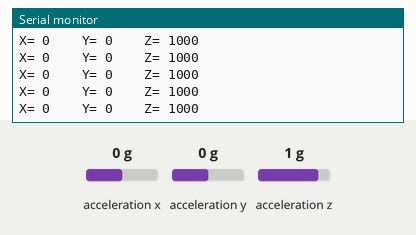
Recording of a sketch running on a simulated Arduino Uno, built with avr-gcc and run on an emulated ATmega328P. Parts: the last lines printed to the serial monitor. Wiring (inferred from the names in the program): ADXL345 accelerometer at I2C address 0x53. The inputs (shaded band) are chosen by the test bench; at power-on: acceleration y 0 g, acceleration z 1 g, acceleration x 0 g.

Above: at 4.2 s.
4.3 s: acceleration y set to -1.4 g
At 5.2 s:
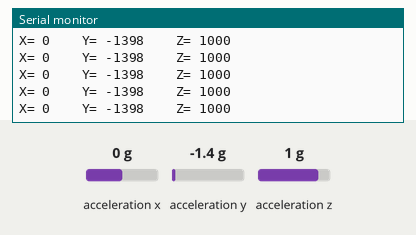
7.3 s: acceleration z set to 0.8 g
At 8.3 s:
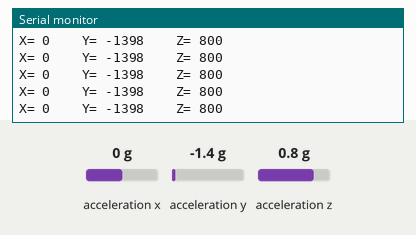

The sketch:

adxl345_i2c.ino
```cpp
#include "adxl345.h"

adxl345 ad;
int readings[3] = {0, 0, 0};

void setup() {
  // put your setup code here, to run once:
  Serial.begin(9600);
  Serial.println("Start : \n");

  ad.init();
}

void loop() {
  // put your main code here, to run repeatedly:
  //delay(50);

  //13-bit, sign extended values.
  ad.getOutput(readings);

  // mg value
  int x,y,z;
  float rate = 32000.0 / 8192.0;    // 2^13 = 8192, +-16g => 32g => 32000mg
  x = readings[0] * rate;
  y = readings[1] * rate;
  z = readings[2] * rate;

  Serial.print("X= ");
  Serial.print(x);
  Serial.print("    Y= ");
  Serial.print(y);
  Serial.print("    Z= ");
  Serial.println(z);
}
```

adxl345.cpp
```cpp
#include "Arduino.h"

#include "adxl345_const.h"
#include "adxl345.h"
#include <Wire.h>

void adxl345::close(void)
{
  Wire.end();
}

void adxl345::init(void)
{
  Wire.begin();       // can't change transfer rate dynamatically, must change wire.h

  setPowerControl(0x00);     //standby mode
  setDataFormatControl(0x0B);//Full resolution, +/-16g, 4mg/LSB.
  setDataRate(ADXL345_400HZ);
  setPowerControl(0x08);     //measurement mode
}

void adxl345::setPowerControl(byte settings)
{
  oneByteWrite(ADXL345_POWER_CTL_REG, settings);
}

void adxl345::setDataFormatControl(byte settings)
{
  oneByteWrite(ADXL345_DATA_FORMAT_REG, settings);
}

void adxl345::setDataRate(byte rate)
{
  //Get the current register contents, so we don't clobber the power bit.
  byte registerContents = oneByteRead(ADXL345_BW_RATE_REG);

  registerContents &= 0x10;
  registerContents |= rate;

  oneByteWrite(ADXL345_BW_RATE_REG, registerContents);
}

void adxl345::getOutput(int* readings)
{
    byte buffer[6];

    multiByteRead(ADXL345_DATAX0_REG, buffer, 6);

    readings[0] = (int)buffer[1] << 8 | (int)buffer[0];
    readings[1] = (int)buffer[3] << 8 | (int)buffer[2];
    readings[2] = (int)buffer[5] << 8 | (int)buffer[4];
}

void adxl345::oneByteWrite(byte address, byte data)
{
    Wire.beginTransmission(I2C_Address);
    Wire.write(address);
    Wire.write(data);
    Wire.endTransmission();
}

int adxl345::oneByteRead(byte address)
{
    Wire.beginTransmission(I2C_Address);
    Wire.write(address);
    Wire.endTransmission();

    Wire.requestFrom(I2C_Address,1);

    if(Wire.available()<=1){
        return Wire.read();
    }
}

void adxl345::multiByteRead(byte startAddress, byte* buffer, int size)
{
    Wire.beginTransmission(I2C_Address);
    Wire.write(startAddress);
    Wire.endTransmission();

    Wire.requestFrom(I2C_Address,size);
    int remaining = size;
    byte* next = buffer;
    while (Wire.available() && remaining--)
    {
      *next++ = Wire.read();
    }
}
```

adxl345.h
```cpp
#pragma once

class adxl345
{
  public:
  void init(void);
  void setPowerControl(byte settings);
  void setDataFormatControl(byte settings);
  void setDataRate(byte rate);
  void getOutput(int* readings);
  void close(void);

  private:
  void oneByteWrite(byte address, byte data);
  int oneByteRead(byte address);
  void multiByteRead(byte startAddress, byte* buffer, int size);
} ;
```

adxl345_const.h
```cpp
#pragma once

//Registers.
#define ADXL345_BW_RATE_REG        0x2C
#define ADXL345_POWER_CTL_REG      0x2D
#define ADXL345_DATA_FORMAT_REG    0x31
#define ADXL345_DATAX0_REG         0x32
#define ADXL345_DATAX1_REG         0x33
#define ADXL345_DATAY0_REG         0x34
#define ADXL345_DATAY1_REG         0x35
#define ADXL345_DATAZ0_REG         0x36
#define ADXL345_DATAZ1_REG         0x37

//Data rate codes.
#define ADXL345_3200HZ      0x0F
#define ADXL345_1600HZ      0x0E
#define ADXL345_800HZ       0x0D
#define ADXL345_400HZ       0x0C
#define ADXL345_200HZ       0x0B
#define ADXL345_100HZ       0x0A
#define ADXL345_50HZ        0x09
#define ADXL345_25HZ        0x08
#define ADXL345_12HZ5       0x07
#define ADXL345_6HZ25       0x06

#define ADXL345_SPI_READ    0x80
#define ADXL345_SPI_WRITE   0x00
#define ADXL345_MULTI_BYTE  0x40 // strange value, should be 0x40! not 0x60.

const int I2C_Address = 0xA7 >> 1;
```

Measured:
- after the input at 4.3 s, the serial monitor: prints a new line after 0.08 s (image 1)
- after the input at 7.3 s, the serial monitor: prints a new line after 0.10 s (image 2)
